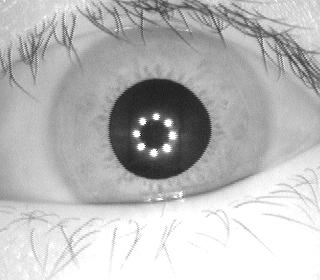
#> input picture images/S1001L02.jpg, 320 x 280 px; its folder holds only this picture in this run
$ python -i pupil.py   (imports and definitions only)
#> lines starting #> are read from the running program, lines starting #| are printed output that depends on the picture; after the words box and inside, x2 and y2 are one past the last pixel; in counts of white or black regions, pixels touching at a corner belong together
import cv2
import numpy as np


def getCircles(image):
    i = 80
    while(i<151):
        circles = cv2.HoughCircles(image, cv2.HOUGH_GRADIENT, 2, 100.0,param1 = 30, param2= i, minRadius = 60, maxRadius = 110)
        if(len(circles) == 1):
            return circles
        i += 1
    return ([])

def getPupil(filename):
#> called with filename = '../images/S1001L02.jpg'
    global fg
    frame = cv2.imread(filename)
#> frame is the input picture: shape (280, 320, 3); min 12, max 255, mean 185.5
    iris = frame.copy()

    #Get pupil

    mask = np.full((iris.shape[0], iris.shape[1]), 0,np.uint8)

    pupilImg = np.zeros((frame.shape[0], frame.shape[1], 1), np.uint8)
    cv2.inRange(frame, (10,10,10), (80,80,80), pupilImg)
    contours, hierarchy = cv2.findContours(pupilImg, cv2.RETR_EXTERNAL, cv2.CHAIN_APPROX_NONE)
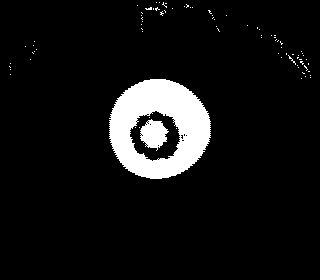
#> pupilImg: shape (280, 320, 1); 7.7% white; 81 white regions (79 under 20 px), largest, box (x1, y1, x2, y2) and area: (109, 79, 211, 179) 6138, (140, 119, 169, 151) 584
    del pupilImg
    pupilImg = frame.copy()
    contourIdx = 0
    for c in contours:
        moments = cv2.moments(c)
        area = moments['m00']
        if (area > 50):
            pupilArea = area
            x = moments['m10']/area
            y = moments['m01']/area
            pupil = contours
            global centroid
            centroid = (int(x), int(y))
            cv2.drawContours(pupilImg, pupil, contourIdx ,color = (5,5,5), thickness =  1)
            rads = np.sqrt(4*pupilArea/np.pi)/2
            cv2.circle(mask,(int(x),int(y)),int(rads), (255, 255, 255), -1)
            break
        contourIdx += 1
#> mask: shape (280, 320); 8.4% white; 1 white region, box (x1, y1, x2, y2) and area: (109, 79, 208, 178) 7525
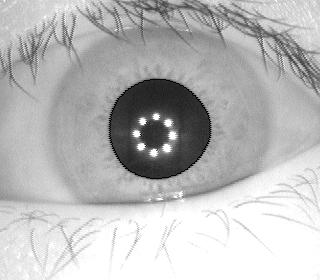
#> pupilImg: shape (280, 320, 3); 0.38% of pixels changed, all inside (x1, y1, x2, y2) = (109, 79, 211, 179)
#> after the loop, contourIdx = 0

    fg = cv2.bitwise_and(iris, iris, mask=mask)

    cv2.imwrite("temp/p.png",fg)
    return (pupilImg)


def isolate_pupil(filename):
    pupil = getPupil(filename)

    #Get iris
    iris = []
    copyImg = pupil.copy()
    resImg = pupil.copy()
    frame=pupil
    grayImg = np.zeros((frame.shape[0], frame.shape[1], 1), np.uint8)
    mask = np.zeros((frame.shape[0], frame.shape[1], 1), np.uint8)
    cv2.cvtColor(frame, cv2.COLOR_BGR2GRAY, grayImg)
    cv2.Canny(grayImg, 5, 70, grayImg, 3)
#> grayImg: shape (280, 320, 1); 23.5% white in thin lines or dots
    grayImg = cv2.GaussianBlur(grayImg,(7,7), 0, 0)
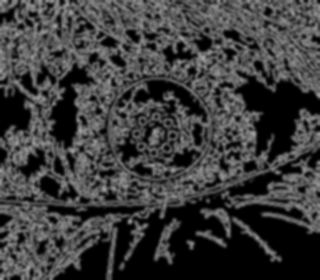
#> grayImg: shape (280, 320); min 0, max 163, mean 59.9
    circles = getCircles(grayImg)
#> after the loop in getCircles, `while(i<151):`: i = 80
#> circles = [[201, 113, 108.8], [113, 161, 106.6], [81, 65, 62.6], [129, 273, 108.8], [7, 149, 93.4], [317, 143, 108.8], [163, 5, 75.8], [263, 279, 106.6]]
    iris.append(resImg)

    for circle in circles:
        rad = int(circle[0][2])
        global radius
        radius = rad
        cv2.circle(mask, centroid, rad, (255,255,255), cv2.FILLED)
        cv2.circle(copyImg, centroid, rad, (0,0,0), 1)
        cv2.bitwise_not(mask, mask)
        cv2.subtract(frame,copyImg, resImg, mask)

        x = int(centroid[0] - rad)
        y = int(centroid[1] - rad)
        w = int(rad * 2)
        h = w
        roi = resImg[y:y+h , x:x+w]

        cv2.imwrite('temp/m.png', roi)
#> this loop made 1 pass
#> (rad, radius, x, y, w, h) on pass 1: (108, 108, 50, 20, 216, 216)
#> pass 1, in isolate_pupil, `roi = resImg[y:y+h , x:x+w]`:
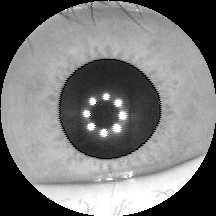
#> roi: shape (216, 216, 3); min 0, max 255, mean 120
#> after the loop:
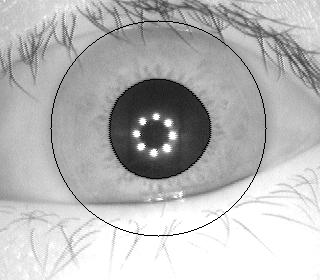
#> copyImg: shape (280, 320, 3); 0.68% of pixels changed, all inside (x1, y1, x2, y2) = (50, 20, 267, 237)
#> after the loop:
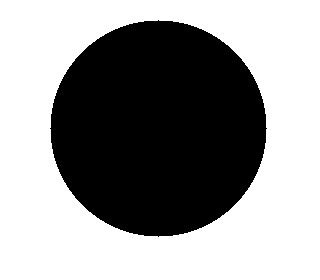
#> mask: shape (280, 320, 1); 59.1% white; 1 black region, box (x1, y1, x2, y2) and area: (50, 20, 267, 237) 36625


    #cv2.imshow("masked",fg)


    mask_ab = cv2.bitwise_xor(resImg,fg)
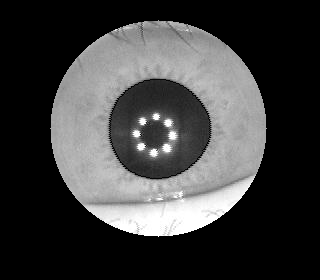
#> resImg: shape (280, 320, 3); min 0, max 255, mean 62.5
    cv2.imwrite("temp/final.png",mask_ab)


    cv2.waitKey(0)
    return centroid


>>> result = isolate_pupil('../images/S1001L02.jpg')
#> result = (158, 128)

$ run again, on images/S1001L03.jpg
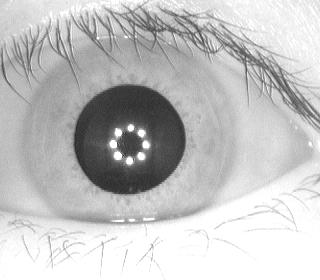
#> input picture images/S1001L03.jpg, 320 x 280 px
#> in getPupil, frame is the input picture: shape (280, 320, 3); min 37, max 255, mean 194.1
#> after the loop in getPupil, `for c in contours:`: contourIdx = 2
#> after the loop in getCircles, `while(i<151):`: i = 80
#> circles = [[191, 105, 106.6], [93, 133, 86.8], [127, 23, 108.8], [217, 217, 73.6], [295, 111, 91.2], [109, 241, 80.2], [227, 5, 67]]
#> the loop in isolate_pupil, `for circle in circles:` made 1 pass
#> (rad, radius, x, y, w, h) on pass 1: (106, 106, 22, 33, 212, 212)
#> after the loop in isolate_pupil, `for circle in circles:`:
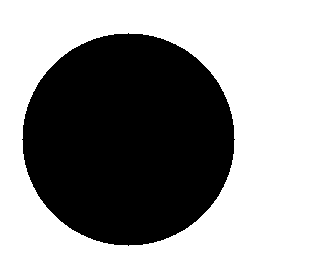
#> mask: shape (280, 320, 1); 60.6% white; 1 black region, box (x1, y1, x2, y2) and area: (22, 33, 235, 246) 35265
#> in isolate_pupil, `mask_ab = cv2.bitwise_xor(resImg,fg)`:
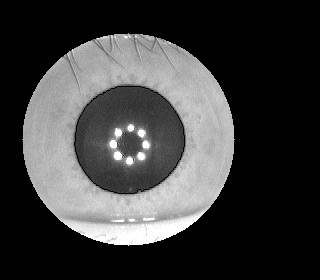
#> resImg: shape (280, 320, 3); min 0, max 255, mean 61

$ run again, on images/S1001L04.jpg
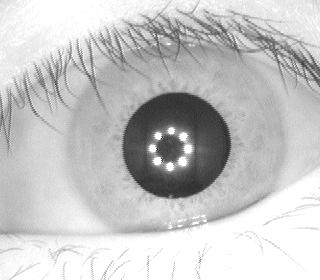
#> input picture images/S1001L04.jpg, 320 x 280 px
#> in getPupil, frame is the input picture: shape (280, 320, 3); min 31, max 255, mean 197.5
#> after the loop in getPupil, `for c in contours:`: contourIdx = 1
#> after the loop in getCircles, `while(i<151):`: i = 80
#> circles = [[177, 123, 108.8], [77, 111, 73.6], [105, 207, 71.4], [277, 111, 89], [109, 15, 95.6], [209, 7, 84.6], [3, 213, 62.6]]
#> the loop in isolate_pupil, `for circle in circles:` made 1 pass
#> (rad, radius, x, y, w, h) on pass 1: (108, 108, 67, 36, 216, 216)
#> after the loop in isolate_pupil, `for circle in circles:`:
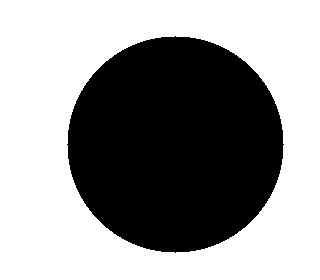
#> mask: shape (280, 320, 1); 59.1% white; 1 black region, box (x1, y1, x2, y2) and area: (67, 36, 284, 253) 36625
#> in isolate_pupil, `mask_ab = cv2.bitwise_xor(resImg,fg)`:
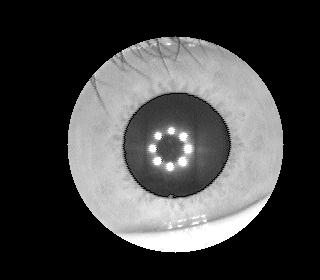
#> resImg: shape (280, 320, 3); min 0, max 255, mean 67.3

$ run again, on images/S1001L05.jpg
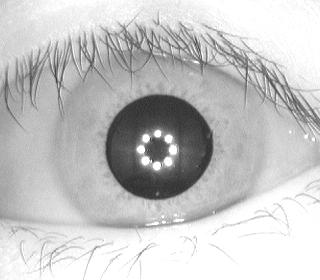
#> input picture images/S1001L05.jpg, 320 x 280 px
#> in getPupil, frame is the input picture: shape (280, 320, 3); min 40, max 255, mean 197.1
#> after the loop in getPupil, `for c in contours:`: contourIdx = 2
#> after the loop in getCircles, `while(i<151):`: i = 80
#> circles = [[157, 121, 108.8], [59, 141, 89], [247, 165, 71.4], [91, 45, 82.4], [119, 223, 89], [229, 21, 86.8]]
#> the loop in isolate_pupil, `for circle in circles:` made 1 pass
#> (rad, radius, x, y, w, h) on pass 1: (108, 108, 50, 38, 216, 216)
#> in isolate_pupil, `mask_ab = cv2.bitwise_xor(resImg,fg)`:
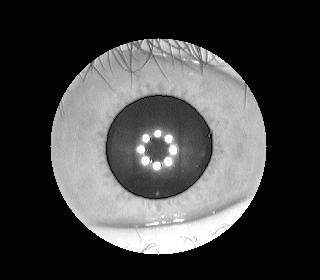
#> resImg: shape (280, 320, 3); min 0, max 255, mean 66.4
